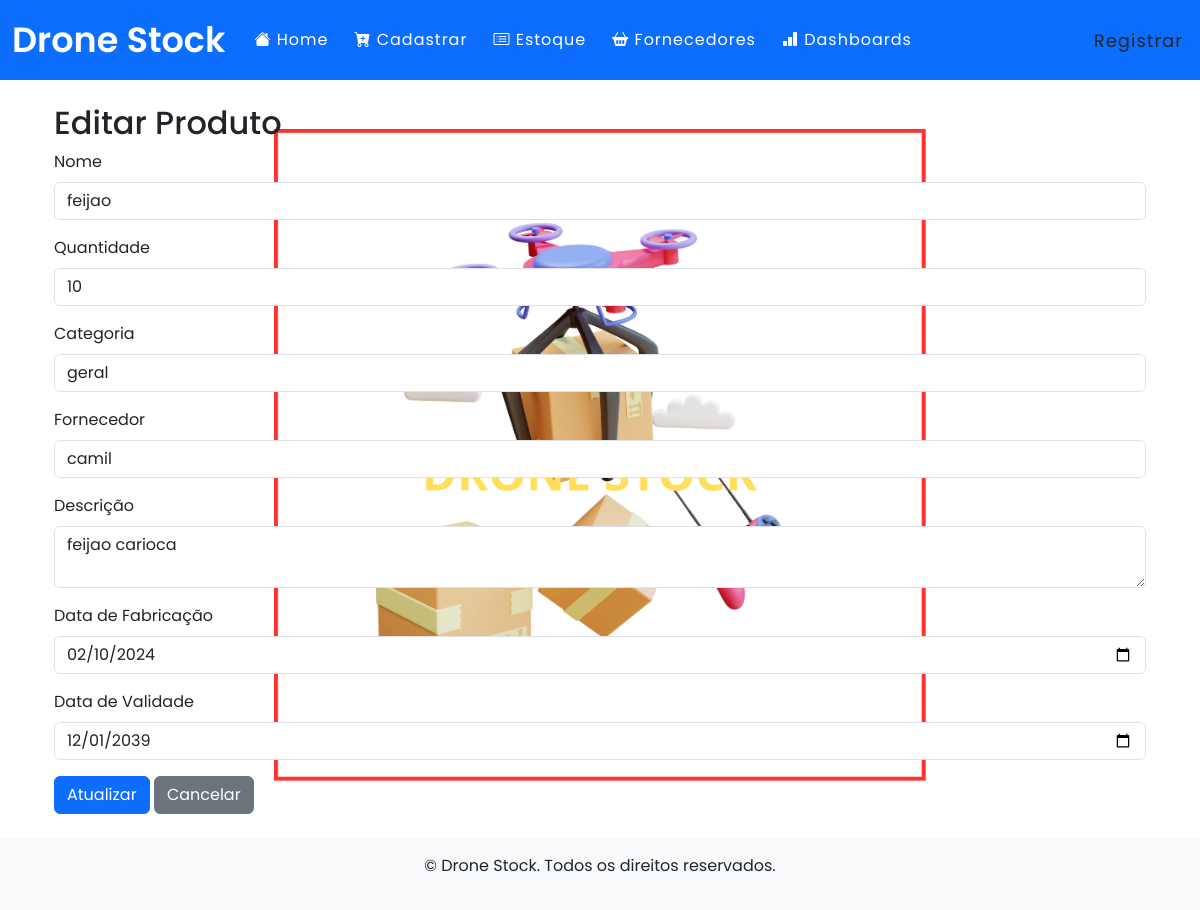
Page /produto/1/editar on the earlier database version.
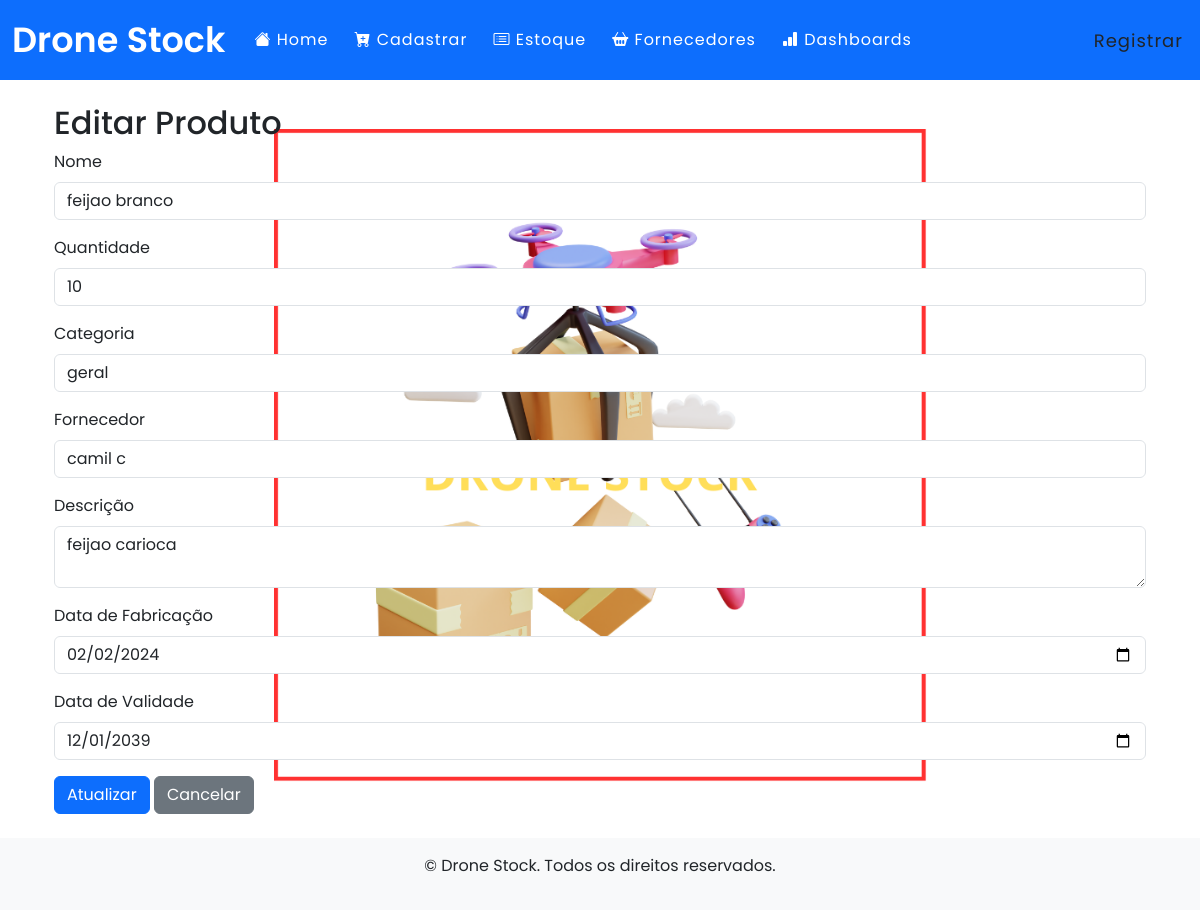
Same page on the later database version.
### app/models.py (models this page shows)
class Produto(db.Model):
    __tablename__ = "produto"
    id = db.Column(db.Integer, primary_key=True, autoincrement=True)
    nome = db.Column(db.String(100), nullable=False)
    quantidade = db.Column(db.Integer, nullable=False)
    categoria = db.Column(db.String(100), nullable=False)
    descricao = db.Column(db.String(500), nullable=True)
    data_de_fabricacao = db.Column(db.DateTime, nullable=True)
    data_de_validade = db.Column(db.DateTime, nullable=True)
    fornecedor = db.Column(db.String(100), nullable=False)
    fornecedoras = db.relationship(
        'Fornecedora',
        secondary=produto_fornecedor,
        backref=db.backref('produtos', lazy='dynamic'),
        lazy='dynamic'
    )

### app/routes.py (the view, shortened to what this page needs)
@app.route('/produto/<int:id>/editar', methods=['GET', 'POST'])
def editar_produto(id):
    produto = Produto.query.get_or_404(id)
    return render_template('editar_produto.html', produto=produto)

### app/templates/editar_produto.html (shortened to what this page needs)
{% extends "base.html" %}
{% block content %}
<div class="container">
  <h2>Editar Produto</h2>
  <form method="POST">
    <div class="mb-3">
      <label for="nome" class="form-label">Nome</label>
      <input type="text" id="nome" name="nome" class="form-control" placeholder="Nome do Produto" value="{{ produto.nome }}" required>
    </div>
    <div class="mb-3">
      <label for="quantidade" class="form-label">Quantidade</label>
      <input type="number" id="quantidade" name="quantidade" class="form-control" placeholder="Quantidade" value="{{ produto.quantidade }}" required>
    </div>
    <div class="mb-3">
      <label for="categoria" class="form-label">Categoria</label>
      <input type="text" id="categoria" name="categoria" class="form-control" placeholder="Categoria" value="{{ produto.categoria }}" required>
    </div>
    <div class="mb-3">
      <label for="fornecedor" class="form-label">Fornecedor</label>
      <input type="text" id="fornecedor" name="fornecedor" class="form-control" placeholder="Fornecedor" value="{{ produto.fornecedor or '' }}">
    </div>
    <div class="mb-3">
      <label for="descricao" class="form-label">Descrição</label>
      <textarea id="descricao" name="descricao" class="form-control" placeholder="Descrição do Produto">{{ produto.descricao or '' }}</textarea>
    </div>
    <div class="mb-3">
      <label for="data_de_fabricacao" class="form-label">Data de Fabricação</label>
      <input type="date" id="data_de_fabricacao" name="data_de_fabricacao" class="form-control"
             value="{{ produto.data_de_fabricacao.strftime('%Y-%m-%d') if produto.data_de_fabricacao else '' }}">
    </div>
    <div class="mb-3">
      <label for="data_de_validade" class="form-label">Data de Validade</label>
      <input type="date" id="data_de_validade" name="data_de_validade" class="form-control"
             value="{{ produto.data_de_validade.strftime('%Y-%m-%d') if produto.data_de_validade else '' }}">
    </div>
    <button type="submit" class="btn btn-primary">Atualizar</button>
    <a href="{{ url_for('estoque_lista') }}" class="btn btn-secondary">Cancelar</a>
  </form>
</div>
{% endblock %}

Differences in the rows shown:
changed Produto "geral": nome "feijao" → "feijao branco"; fornecedor "camil" → "camil c"; data_de_fabricacao "02/10/2024" → "02/02/2024"
